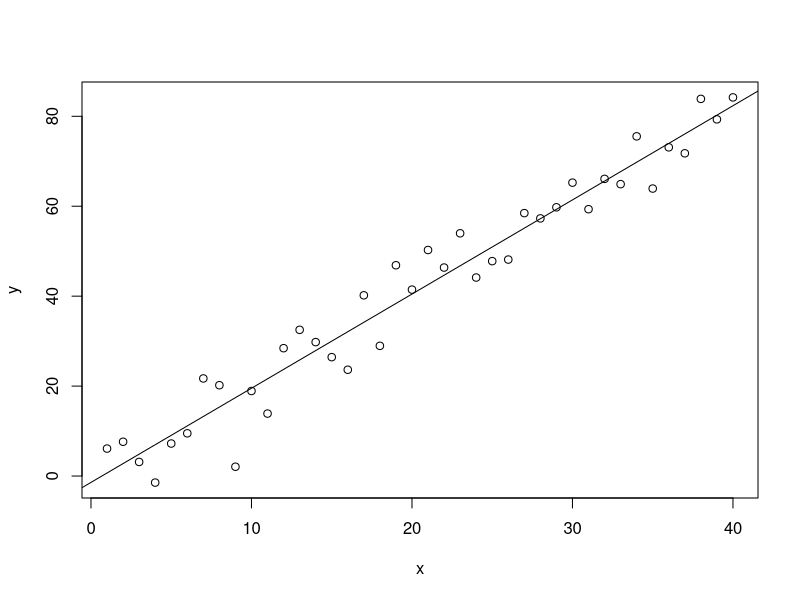
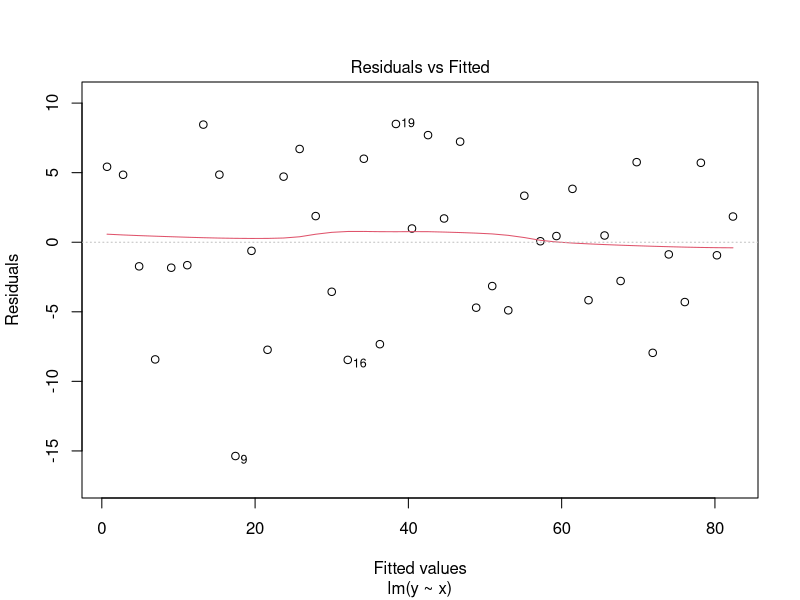
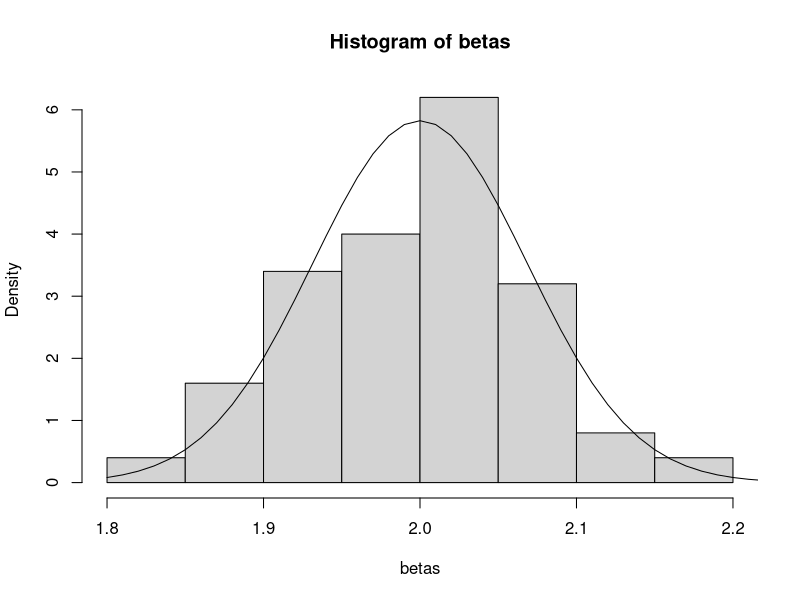
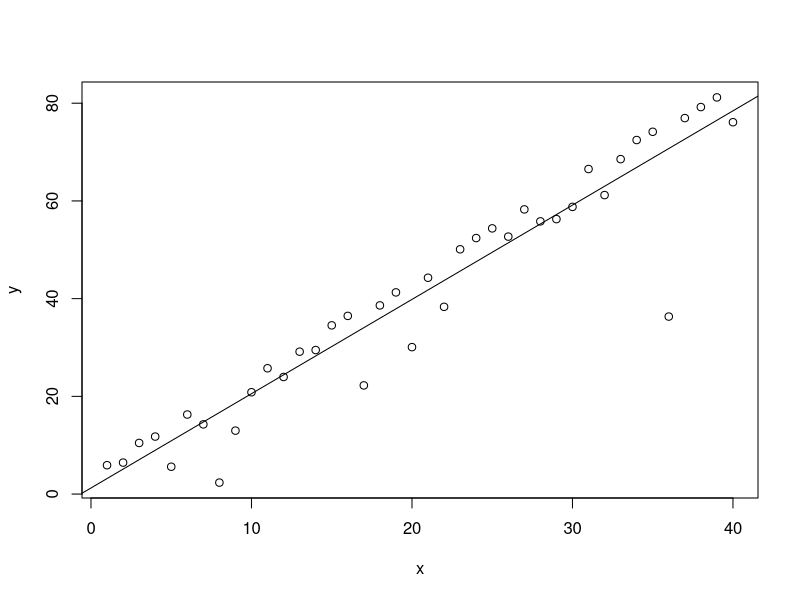
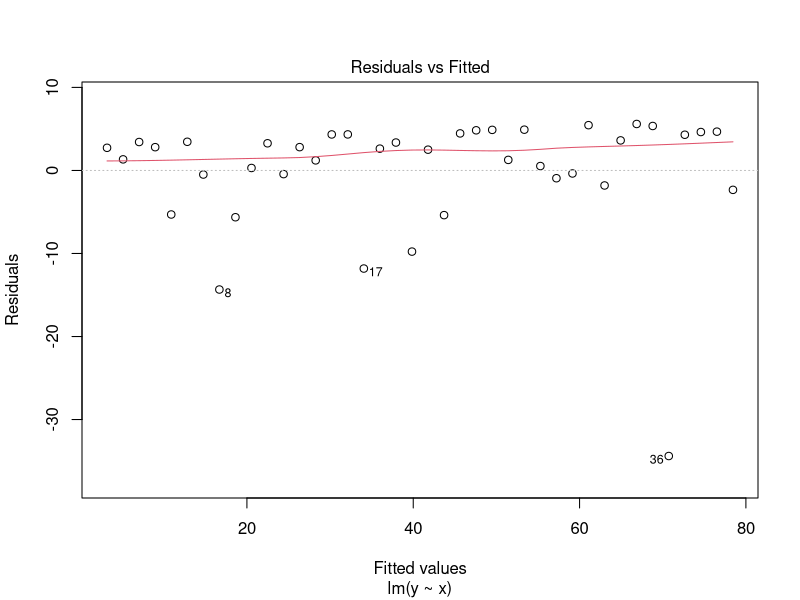
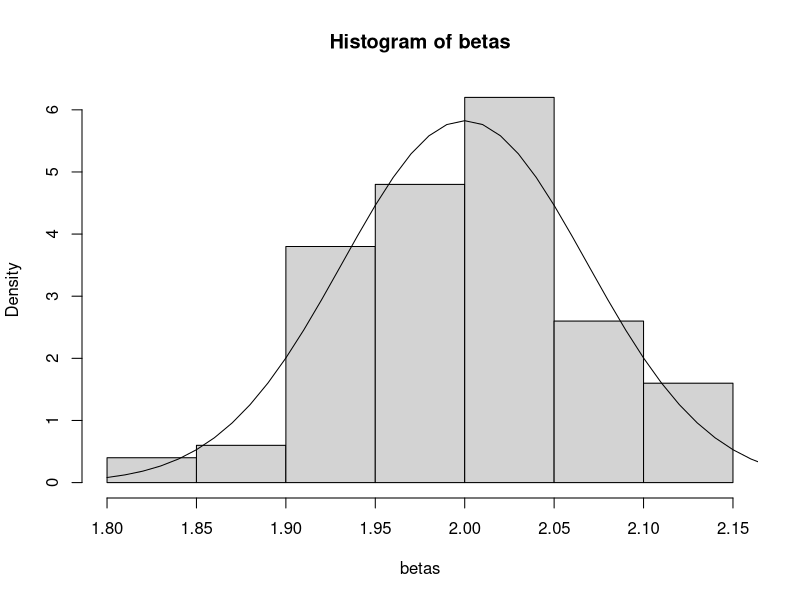
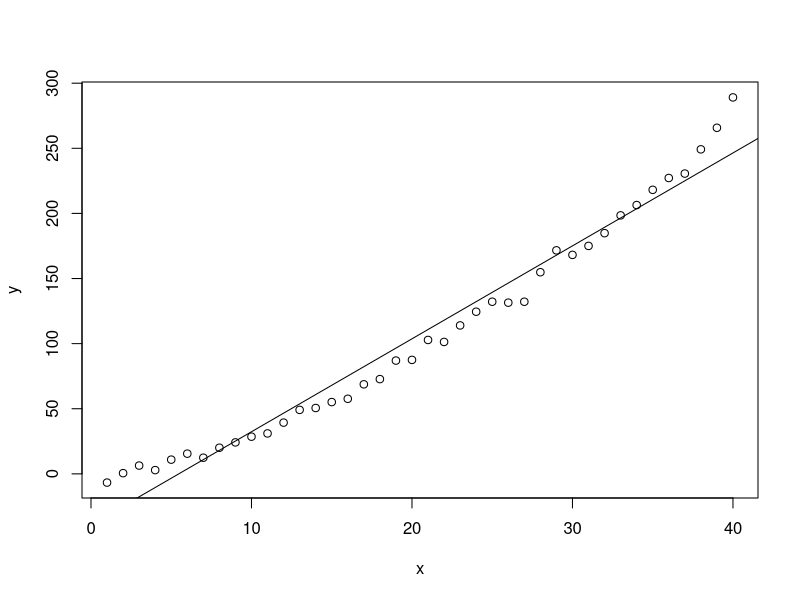
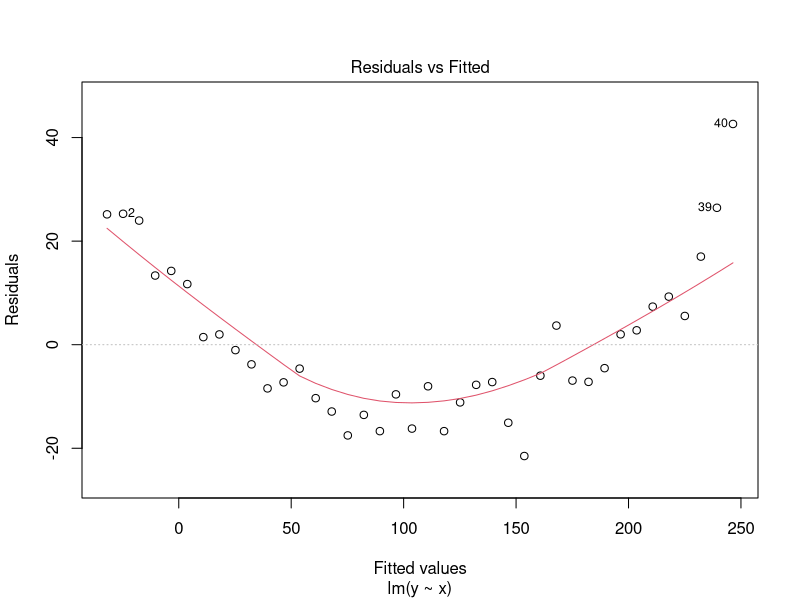

These charts were generated, in order, by the following R code:
## ---- chunk 1
knitr::opts_chunk$set(echo = TRUE)
## ---- chunk 2

# Initialise Fixed X vales
iters = 100
x   <- seq(1, 40, 1)  
betas <- numeric(iters)

# Conduct 100 Regressions
for(i in 1:iters){
  
  # Generate y's by linear function(x) + error
  y   <- 1 + 2 * x + 5 * rnorm(length(x)) 
  
  # Fit regression line
  reg <- lm(y ~ x)
  betas[i] = reg$coefficients['x']
}

## ---- chunk 3
plot(x, y)
abline(reg)
plot(reg, which = 1)
## ---- chunk 4
slopeMean <- mean(betas)
slopeSD <- sd(betas)

sprintf('Mean of Slopes: %f',slopeMean)
sprintf('Standard Deviation of Slopes: %f', slopeSD)

## ---- chunk 5
TheoMeanSlope = 2
TheoVarSlope= (5**2)/sum((x - mean(x))**2)
sprintf('Theoretical Variance of Slopes: %f', TheoVarSlope)

## ---- chunk 6

hist(betas, freq = FALSE)
lines(seq(1.8, 2.3, by = 0.01), dnorm(seq(1.8, 2.3, by = 0.01), mean= TheoMeanSlope, sd = sqrt(TheoVarSlope)))

## ---- chunk 7

# Conduct 100 Regressions
for(i in 1:iters){
  
  # Generate y's by linear function(x) + error
  y <- 1 + 2 * x + 5 * (1 - rchisq(length(x), df = 1)) / sqrt(2)
  
  # Fit regression line
  reg <- lm(y ~ x)
  betas[i] = reg$coefficients['x']
}

plot(x, y)
abline(reg)
plot(reg, which = 1)

slopeMean <- mean(betas)
slopeSD <- sd(betas)

sprintf('Mean of Slopes: %f',slopeMean)
sprintf('Standard Deviation of Slopes: %f', slopeSD)

hist(betas, freq = FALSE)
lines(seq(1.8, 2.3, by = 0.01), dnorm(seq(1.8, 2.3, by = 0.01), mean= TheoMeanSlope, sd = sqrt(TheoVarSlope)))


## ---- chunk 8

# Conduct 100 Regressions
for(i in 1:iters){
  
  # Generate y's by linear function(x) + error
  y <- 1 + 2 * x + 5 * rnorm(length(x), mean = x^2 / 40 - 1, sd = 1)
  
  # Fit regression line
  reg <- lm(y ~ x)
  betas[i] = reg$coefficients['x']
}

plot(x, y)
abline(reg)
plot(reg, which = 1)

slopeMean <- mean(betas)
slopeSD <- sd(betas)

sprintf('Mean of Slopes: %f',slopeMean)
sprintf('Standard Deviation of Slopes: %f', slopeSD)

hist(betas, freq = FALSE)
lines(seq(1.8, 2.3, by = 0.01), dnorm(seq(1.8, 2.3, by = 0.01), mean= TheoMeanSlope, sd = sqrt(TheoVarSlope)))


## ---- chunk 9

# Conduct 100 Regressions
for(i in 1:iters){
  
  # Generate y's by linear function(x) + error
  require(MASS)
        Sigma <- toeplitz(c(seq(from = 1, to = 0, by = -0.1), rep(0, 29)))
        y   <- 1 + 2 * x + 5 * mvrnorm(n = 1, mu = rep(0, length(x)), Sigma = Sigma)
  
  # Fit regression line
  reg <- lm(y ~ x)
  betas[i] = reg$coefficients['x']
}

plot(x, y)
abline(reg)
plot(reg, which = 1)

slopeMean <- mean(betas)
slopeSD <- sd(betas)

sprintf('Mean of Slopes: %f',slopeMean)
sprintf('Standard Deviation of Slopes: %f', slopeSD)

hist(betas, freq = FALSE)
lines(seq(1.8, 2.3, by = 0.01), dnorm(seq(1.8, 2.3, by = 0.01), mean= TheoMeanSlope, sd = sqrt(TheoVarSlope)))


## ---- chunk 10

# Conduct 100 Regressions
for(i in 1:iters){
  
  # Generate y's by linear function(x) + error
  y <- 1 + 2 * x + 5 * rnorm(length(x), mean = 0, sd = x / 20)
  
  # Fit regression line
  reg <- lm(y ~ x)
  betas[i] = reg$coefficients['x']
}

plot(x, y)
abline(reg)
plot(reg, which = 1)

slopeMean <- mean(betas)
slopeSD <- sd(betas)

sprintf('Mean of Slopes: %f',slopeMean)
sprintf('Standard Deviation of Slopes: %f', slopeSD)

hist(betas, freq = FALSE)
lines(seq(1.8, 2.3, by = 0.01), dnorm(seq(1.8, 2.3, by = 0.01), mean= TheoMeanSlope, sd = sqrt(TheoVarSlope)))


